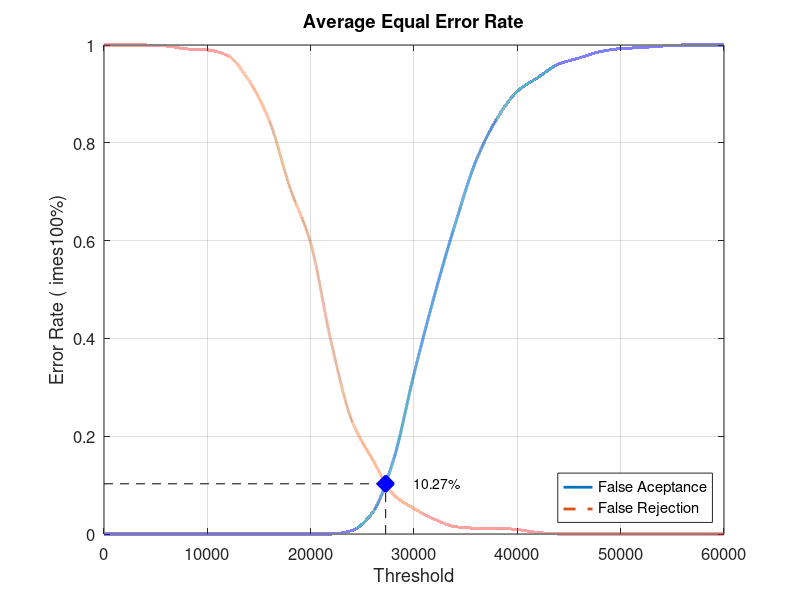
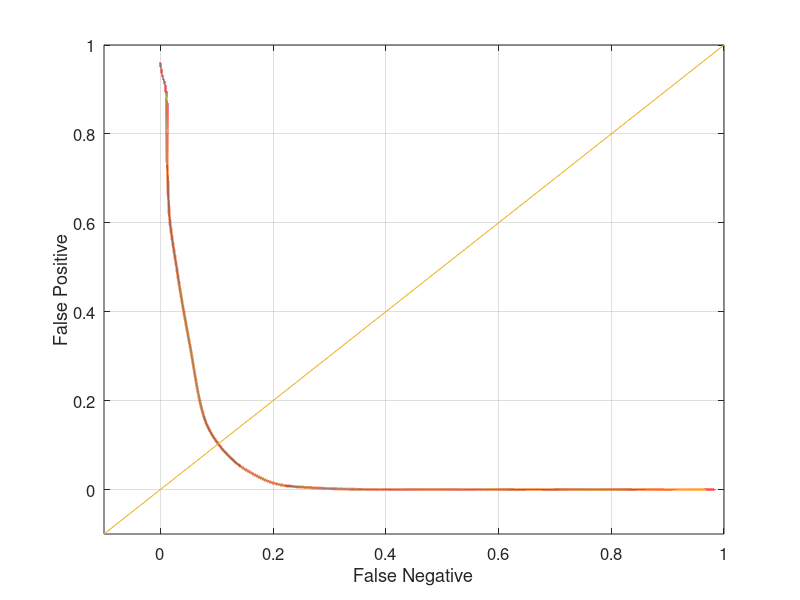

The MATLAB script that drew these images, in order:
close all;
clear;
clc;
x = 0:2000:60000;
xq = 0:0.5:60000;

y0 = [0 0 0 0 0 0 0 0 0 0 0 0 0.00736842 0.0442105 0.150526 0.327368 0.489474 0.634737 0.763158 0.848421 0.905263 0.933684 0.961053 0.973684 0.986316 0.992632 0.994737 0.997895 1 1 1]
yy0 = interp1(x, y0, xq, 'pchip');
y1 = [1 1 1 0.998 0.992 0.99 0.978 0.928 0.845 0.708 0.595 0.391 0.231 0.152 0.081 0.052 0.03 0.015 0.012 0.012 0.009 0.003 0 0 0 0 0 0 0 0 0]
yy1 = interp1(x, y1, xq, 'pchip');

% Calculating EER: 
y2 = abs(y0 - y1);
find(y2 == min(y2))
yy2 = abs(yy0 - yy1);
xEER = find(yy2 == min(yy2));
xEERIndex = xq(xEER) % X-axis EER
yEER = yy0(xEER) % Y-axis EER

main = figure
plot(xq, yy0,'-','LineWidth', 2);	hold on
plot(xq, yy1,'--','LineWidth', 2);	hold on
plot([xEERIndex xEERIndex], [0 yEER], 'k--');	hold on
plot([0 xEERIndex], [yEER yEER], 'k--');	hold on
plot(xEERIndex, yEER, 'bx', 'LineWidth', 10);	hold on
text(xEERIndex + 10 * xEERIndex / 100, yEER, [num2str(round((10000 * yEER)) / 100) '%'])
legend('False Aceptance', 'False Rejection', 'Location', 'SouthEast')
xlabel('Threshold')
ylabel('Error Rate (	imes100%)')
title('Average Equal Error Rate')
set(gca, 'FontSize', 12)
axis([0 60000 0 1])
grid on

print(main, 'Database1AverageMain', '-dpng');
FNRxFPR = figure('Color', [1 1 1]);
plot(yy1, yy0, '-', yy1, yy0, 'LineWidth', 2);
hold on
y = -0.1:0.1:1
plot(y, y); 
set(gca, 'FontSize', 12)
xlabel('False Negative')
ylabel('False Positive')
axis([-0.1 1 -0.1 1])
set(gca, 'FontSize', 12)
grid on

print(FNRxFPR, 'Database1AverageFNRxFPR','-dpng');
